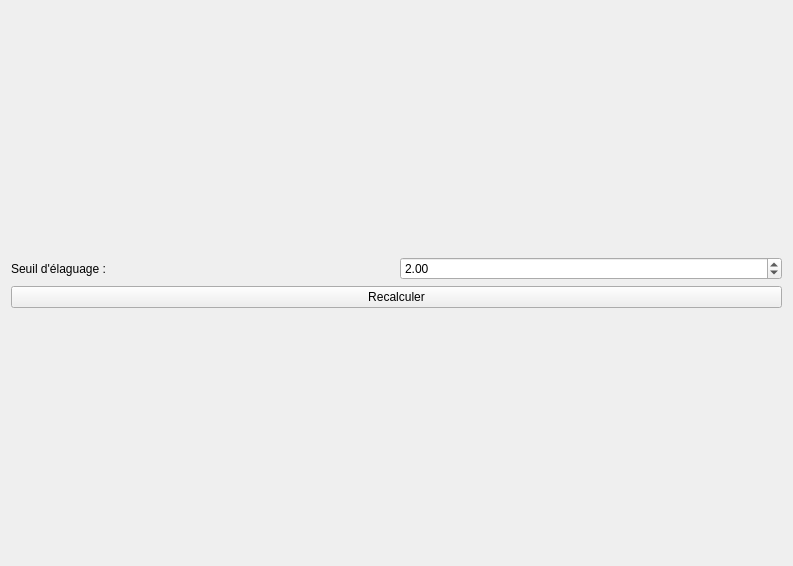
<?xml version="1.0" encoding="UTF-8"?>
<ui version="4.0">
 <class>SkelForm</class>
 <widget class="QWidget" name="SkelForm">
  <property name="geometry">
   <rect>
    <x>0</x>
    <y>0</y>
    <width>793</width>
    <height>566</height>
   </rect>
  </property>
  <property name="windowTitle">
   <string>Form</string>
  </property>
  <layout class="QGridLayout" name="gridLayout">
   <item row="0" column="0">
    <layout class="QVBoxLayout" name="verticalLayout">
     <item>
      <layout class="QHBoxLayout" name="horizontalLayout">
       <item>
        <widget class="QLabel" name="label">
         <property name="text">
          <string>Seuil d'élaguage :</string>
         </property>
        </widget>
       </item>
       <item>
        <widget class="QDoubleSpinBox" name="doubleSpinBox">
         <property name="value">
          <double>2.000000000000000</double>
         </property>
        </widget>
       </item>
      </layout>
     </item>
     <item>
      <widget class="QPushButton" name="pushButton">
       <property name="text">
        <string>Recalculer</string>
       </property>
      </widget>
     </item>
    </layout>
   </item>
  </layout>
 </widget>
 <resources/>
 <connections/>
</ui>
